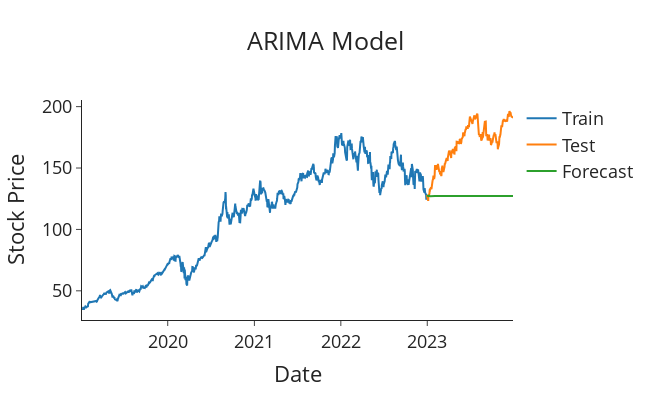

Notebook cell for this chart:
### Markdown cell above
## 📈 ARIMA (AutoRegressive Integrated Moving Average) Model

This section implements an ARIMA model to forecast the Box-Cox transformed time series. ARIMA is one of the most widely used models in time series forecasting and combines three components:

- **AR (AutoRegressive):** Uses past values to predict future ones  
- **I (Integrated):** Applies differencing to make the series stationary  
- **MA (Moving Average):** Uses past forecast errors in prediction

In this implementation, we use the `ARIMA()` class from `statsmodels`, which automatically handles differencing, so we pass the **Box-Cox transformed series** directly.

---

### 🛠️ Steps

1. **Fit ARIMA Model**
   - We specify the order (p=10, d=1, q=10)
   - Differencing (`d=1`) is handled internally

2. **Forecast and Invert Transformation**
   - Forecast future values on the transformed scale
   - Apply inverse Box-Cox to return to the original scale


### ✅ Strengths of ARIMA

- Handles **non-stationary** data through differencing
- Suitable for data with **autocorrelation** but without strong seasonality
- Flexible model with interpretable components

---

### ⚠️ Why ARIMA Struggles with Stock Prices

- **Stock prices are non-stationary and noisy**, with **no consistent trend** or autocorrelation
- ARIMA assumes **linearity and constant variance**, which often **don’t hold** in financial markets
- Fails to capture **volatility clustering** or **nonlinear patterns**
- More suited for **macroeconomic indicators** or **stable demand series** than for volatile instruments like individual equities

### Code cell
# ARIMA Model


# Build ARIMA model and inverse the boxcox
arima_model = ARIMA(train['y_boxcox'], order=(2, 1, 2)).fit()       # this class carries out differencing for us, so we only need to pass the Box-Cox transformed time series
boxcox_forecasts = arima_model.forecast(test_size)  
fcst_arima = inv_boxcox(boxcox_forecasts, lam)



plot_forecasts(fcst_arima, 'ARIMA Model')
arima_model.summary()

### Figure 1 — Plotly figure (JSON) as saved in the notebook; plotly's stock layout.template omitted (floating-point values rounded to 4 significant figures; data arrays with more than 128 entries replaced by an {"elided": "..."} marker saying what was removed)
{"data": [{"name": "Train", "type": "scatter", "x": {"elided": "1005 str values"}, "y": {"elided": "1005 float values"}}, {"name": "Test", "type": "scatter", "x": {"elided": "251 str values"}, "y": {"elided": "251 float values"}}, {"name": "Forecast", "type": "scatter", "x": {"elided": "251 str values"}, "y": {"elided": "251 float values"}}], "layout": {"font": {"size": 18}, "height": 400, "title": {"text": "ARIMA Model", "x": 0.5}, "width": 650, "xaxis": {"title": {"text": "Date"}}, "yaxis": {"title": {"text": "Stock Price"}}}}
